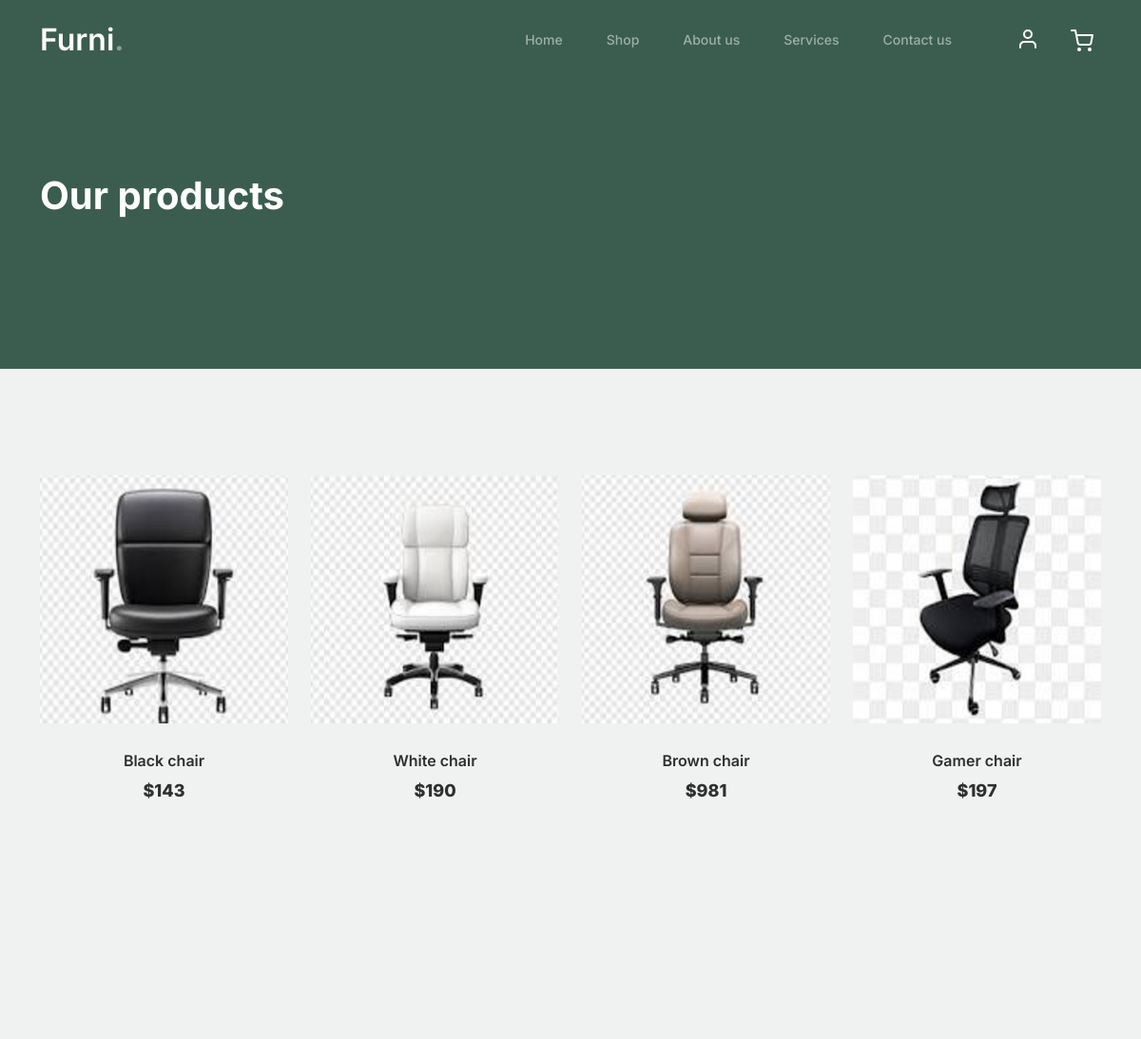
The page /shop/ergonomic-chair/ (upper part) on the database as committed earlier.
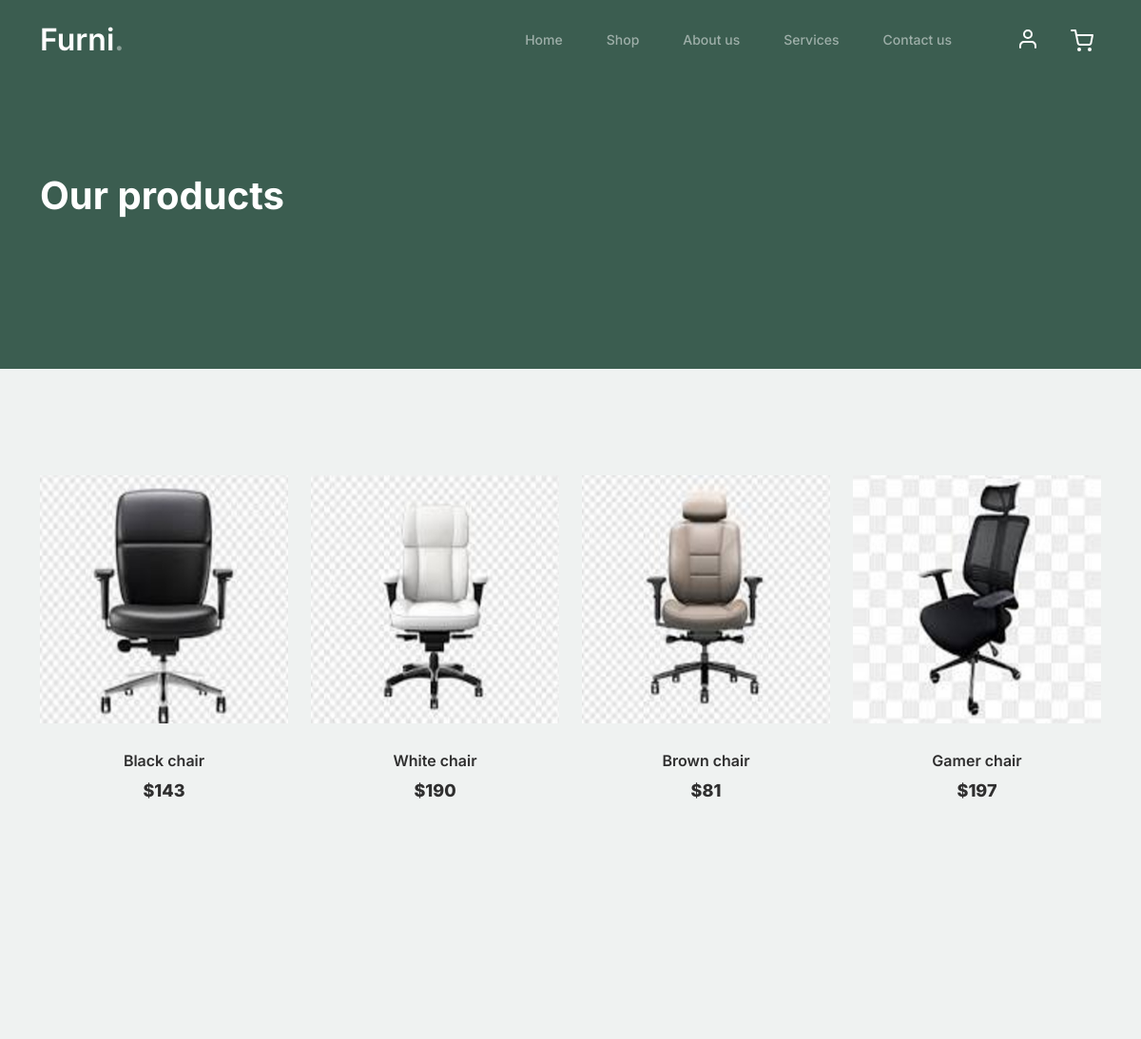
The same page on the database as committed later.
### shop/models.py (models this page shows, shortened)
class Product(models.Model):
    product_name    = models.CharField(max_length=200, unique=True)
    category        = models.ForeignKey(Category, on_delete=models.CASCADE)
    slug            = models.SlugField(max_length=200, unique=True)
    description     = models.TextField(max_length=500, blank=True)
    price           = models.IntegerField()
    images          = models.ImageField(upload_to='photos/products')
    stock           = models.IntegerField()
    is_available    = models.BooleanField(default=True)
    created_date    = models.DateTimeField(auto_now_add=True)
    modified_date   = models.DateTimeField(auto_now=True)
    def get_url(self):
        return reverse('product_detail', args=[self.category.slug, self.slug])

### shop/views.py (the view)
# urls.py: path("shop/", include('shop.urls')),
def shop(request, category_slug=None):
    categories = None
    products = None
    if category_slug is not None:
        categories = get_object_or_404(Category, slug=category_slug)
        products = Product.objects.filter(
                                category=categories,
                                is_available=True).order_by('id')
        paginator = Paginator(products, 8)
        page = request.GET.get('page')
        page_product = paginator.get_page(page)
    else:
        products = Product.objects.all().filter(is_available=True).order_by('id') # noqa
        paginator = Paginator(products, 8)
        page = request.GET.get('page')
        page_product = paginator.get_page(page)
    context = {
        'products': page_product,
    }
    return render(request, 'shop/shop.html', context)

### cart/context_processor.py (called while the page is built)
def counter(request):
    cart_count = 0
    if 'admin' in request.path:
        return {}
    else:
        try:
            cart = Cart.objects.filter(cart_id=_cart_id(request))
            if request.user.is_authenticated:
                cart_items = CartItem.objects.all().filter(user=request.user)
            else:
                cart_items = CartItem.objects.all().filter(cart=cart[:1])
            for cart_item in cart_items:
                cart_count += cart_item.quantity
        except Cart.DoesNotExist:
            cart_count = 0
    if cart_count > 9:
        cart_count = '9+'
    return dict(cart_count=cart_count)

### cart/views.py (called while the page is built)
def _cart_id(request):
    cart = request.session.session_key
    if not cart:
        cart = request.session.create()
    return cart

### templates/shop/shop.html (shortened to what this page needs)
{% extends 'base.html' %}
{% load static %}
{% block content %}
<div class="hero">
    <div class="container">
        <div class="row justify-content-between">
            <div class="col-lg-5">
                <div class="intro-excerpt">
                    <h1>Our products</h1>
                </div>
            </div>
        </div>
    </div>
</div>
<div class="untree_co-section product-section before-footer-section">
<div class="container">
      <div class="row">
        {% for product in products %}
        <div class="col-12 col-md-4 col-lg-3 mb-5">
            <a class="product-item" href="{{ product.get_url }}">
                <img src="{{ product.images.url }}" class="img-fluid product-thumbnail">
                <h3 class="product-title">{{ product.product_name }}</h3>
                <strong class="product-price">${{ product.price }}</strong>
            </a>
        </div>
        {% endfor %}
      </div>
</div>
</div>
{% endblock %}

Rows that differ between the two databases and show on the page:
changed Product "Brown chair": price "981" → "81"
